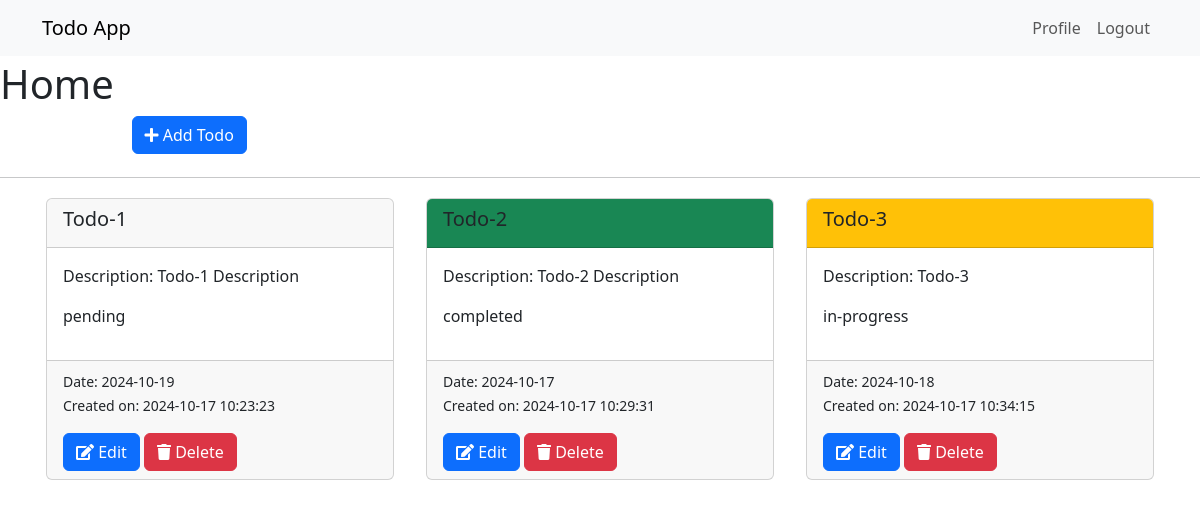
Page /index (signed in) on the committed database.
### app/models.py (models this page shows)
class Todo(db.Model):
    __tablename__ = 'todos'
    id: so.Mapped[int] = so.mapped_column(sa.Integer, primary_key=True)
    title: so.Mapped[str] = so.mapped_column(sa.String(100), index=True)
    description: so.Mapped[str] = so.mapped_column(sa.String(255))
    status: so.Mapped[str] = so.mapped_column(sa.String(20))
    user_id: so.Mapped[int] = so.mapped_column(sa.Integer, sa.ForeignKey(User.id), nullable=False)
    date_todo: so.Mapped[sa.DateTime] = so.mapped_column(sa.DateTime,nullable=False, default=lambda: datetime.now(timezone.utc))
    created_at: so.Mapped[sa.DateTime] = so.mapped_column(sa.DateTime, default=lambda: datetime.now(timezone.utc))
    updated_at: so.Mapped[sa.DateTime] = so.mapped_column(sa.DateTime, default=lambda: datetime.now(timezone.utc), onupdate=lambda: datetime.now(timezone.utc))

### app/routes.py (the view)
@app.route('/')
@app.route('/index')
@login_required
def index():
    return render_template('index.html', title='Home', user=current_user,todos=Todo.query.filter_by(user_id=current_user.id).all())

### app/routes.py (called while the page is built)
@login.user_loader
def load_user(id):
    return User.query.get(int(id))

@app.before_request
def before_request():
    if current_user.is_authenticated:
        current_user.last_login = datetime.now(timezone.utc)
        db.session.commit()

### app/templates/index.html (shortened to what this page needs)
{% extends 'base.html' %} {% block content %}
<h1>Home</h1>
<p class="badge badge-primary">Hello dear {{current_user.firstname}}</p>
<a href="{{url_for('add_todo')}}" class="btn btn-primary"
    ><i class="fa fa-plus"></i> Add Todo</a
>
<hr />
<div class="container">
    <div class="row">
        {% for todo in todos %} {% if todo.user_id == current_user.id %}
        <div class="col-md-4">
            <div class="card m-1">
                {% if todo.status == 'completed' %}
                <div class="card-header bg-success">
                    <h5>{{todo.title}}</h5>
                </div>
                {% elif todo.status == 'in-progress' %}
                <div class="card-header bg-warning">
                    <h5>{{todo.title}}</h5>
                </div>
                {% else %}
                <div class="card-header">
                    <h5>{{todo.title}}</h5>
                </div>
                {% endif %}
                <div class="card-body">
                    <p>Description: {{todo.description}}</p>
                    <p>{{todo.status}}</p>
                </div>
                <div class="card-footer">
                    <small>
                        Date: {{todo.date_todo.strftime('%Y-%m-%d')}}</small
                    >
                    <p>
                        <small
                            >Created on: {{todo.created_at.strftime('%Y-%m-%d
                            %H:%M:%S')}}</small
                        >
                    </p>
                    <a
                        href="{{url_for('edit_todo', id=todo.id)}}"
                        class="btn btn-primary"
                        ><i class="fa fa-edit"></i> Edit</a
                    >
                    <a
                        href="{{url_for('delete_todo', id=todo.id)}}"
                        class="btn btn-danger"
                        ><i class="fa fa-trash"></i> Delete</a
                    >
                </div>
            </div>
        </div>
        {% endif %} {% endfor %}
    </div>
</div>
{% endblock %}

### app/templates/base.html (shortened to what this page needs)
<!DOCTYPE html>
<html lang="en">
    <head>
        <link
            href="https://cdn.jsdelivr.net/npm/bootstrap@5.3.3/dist/css/bootstrap.min.css"
            rel="stylesheet"
        />
        <link
            rel="stylesheet"
            href="https://cdnjs.cloudflare.com/ajax/libs/font-awesome/5.15.4/css/all.min.css"
        />
        <nav class="navbar navbar-expand-lg navbar-light bg-light">
            <div class="container">
                <a class="navbar-brand" href="{{ url_for('index') }}"
                    >Todo App</a
                >
                <div class="collapse navbar-collapse" id="navbarNav">
                    <ul class="navbar-nav ms-auto">
                        {% if current_user.is_authenticated %}
                        <li class="nav-item">
                            <a class="nav-link" href="{{ url_for('profile') }}"
                                >Profile</a
                            >
                        </li>
                        <li class="nav-item">
                            <a class="nav-link" href="{{ url_for('logout') }}"
                                >Logout</a
                            >
                        </li>
                        {% endif %}
                    </ul>
                </div>
            </div>
        </nav>
    </head>
    <body>
            {% block content %}{% endblock %}
    </body>
</html>

### rows in the picture
Todo: title "Todo-1", description "Todo-1 Description", status "pending", date_todo "2024-10-19", created_at "2024-10-17 10:23:23"
Todo: title "Todo-2", description "Todo-2 Description", status "completed", date_todo "2024-10-17", created_at "2024-10-17 10:29:31"
Todo: title "Todo-3", description "Todo-3", status "in-progress", date_todo "2024-10-18", created_at "2024-10-17 10:34:15"
